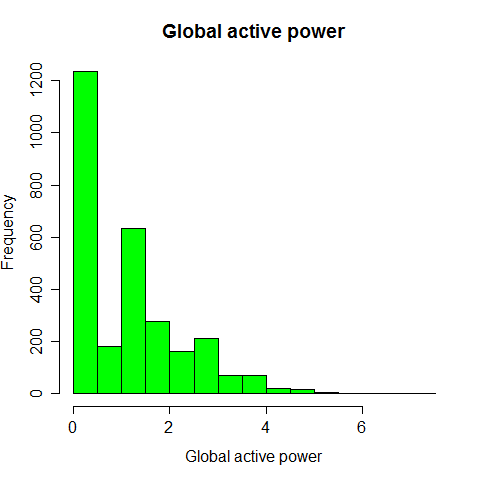

Reproduce this figure in R.
plot1 <- function(data, hist, devcopy, png, devoff, filename, title, color, breaks) {

  filename = paste(filename,'.png', sep = "")
  
  # with(data, hist(field, xlab=title, col=color, main=title,breaks=breaks))

  hist(data, xlab=title, col=color, main=title,breaks=breaks)
  devcopy(png, file=filename) ## Copy my plot to a PNG file
  devoff() ## Don't forget to close the PNG device!
  
  
}
